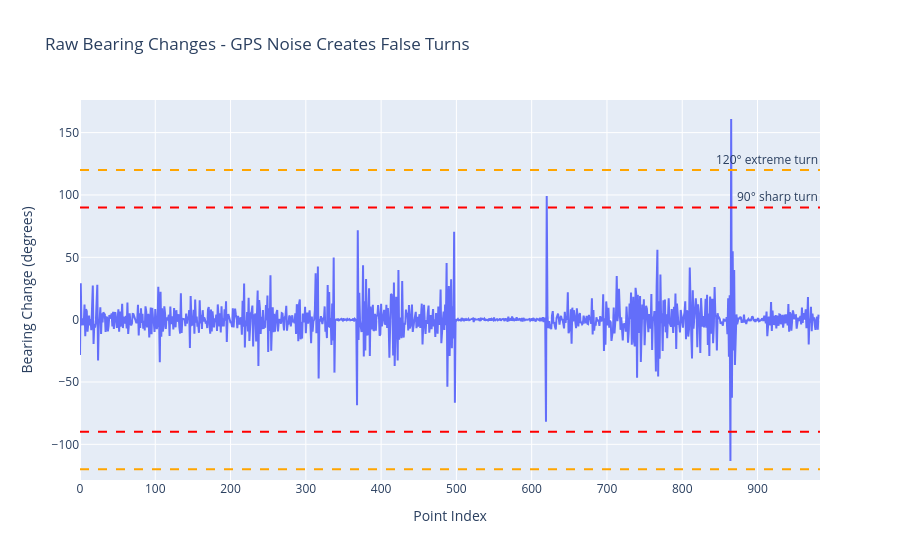

The code cell stored with this chart in its notebook:
### Code cell
# Visualize bearing changes - notice GPS noise creates false turns!
fig = px.line(raw_df, y='bearing_change', title='Raw Bearing Changes - GPS Noise Creates False Turns')
fig.update_layout(xaxis_title='Point Index', yaxis_title='Bearing Change (degrees)')
fig.add_hline(y=90, line_dash='dash', line_color='red', annotation_text='90° sharp turn')
fig.add_hline(y=-90, line_dash='dash', line_color='red')
fig.add_hline(y=120, line_dash='dash', line_color='orange', annotation_text='120° extreme turn')
fig.add_hline(y=-120, line_dash='dash', line_color='orange')
fig.show()

### Figure 1 — Plotly figure (JSON) as saved in the notebook; plotly's stock layout.template omitted (floating-point values rounded to 4 significant figures; data arrays with more than 128 entries replaced by an {"elided": "..."} marker saying what was removed)
{"data": [{"hovertemplate": "index=%{x}<br>bearing_change=%{y}<extra></extra>", "legendgroup": "", "line": {"color": "#636efa", "dash": "solid"}, "marker": {"symbol": "circle"}, "mode": "lines", "name": "", "orientation": "v", "showlegend": false, "type": "scatter", "x": {"elided": "984 int values"}, "xaxis": "x", "y": {"elided": "984 float values"}, "yaxis": "y"}], "layout": {"annotations": [{"showarrow": false, "text": "90° sharp turn", "x": 1, "xanchor": "right", "xref": "x domain", "y": 90, "yanchor": "bottom", "yref": "y"}, {"showarrow": false, "text": "120° extreme turn", "x": 1, "xanchor": "right", "xref": "x domain", "y": 120, "yanchor": "bottom", "yref": "y"}], "legend": {"tracegroupgap": 0}, "shapes": [{"line": {"color": "red", "dash": "dash"}, "type": "line", "x0": 0, "x1": 1, "xref": "x domain", "y0": 90, "y1": 90, "yref": "y"}, {"line": {"color": "red", "dash": "dash"}, "type": "line", "x0": 0, "x1": 1, "xref": "x domain", "y0": -90, "y1": -90, "yref": "y"}, {"line": {"color": "orange", "dash": "dash"}, "type": "line", "x0": 0, "x1": 1, "xref": "x domain", "y0": 120, "y1": 120, "yref": "y"}, {"line": {"color": "orange", "dash": "dash"}, "type": "line", "x0": 0, "x1": 1, "xref": "x domain", "y0": -120, "y1": -120, "yref": "y"}], "title": {"text": "Raw Bearing Changes - GPS Noise Creates False Turns"}, "xaxis": {"anchor": "y", "domain": [0, 1], "title": {"text": "Point Index"}}, "yaxis": {"anchor": "x", "domain": [0, 1], "title": {"text": "Bearing Change (degrees)"}}}}
